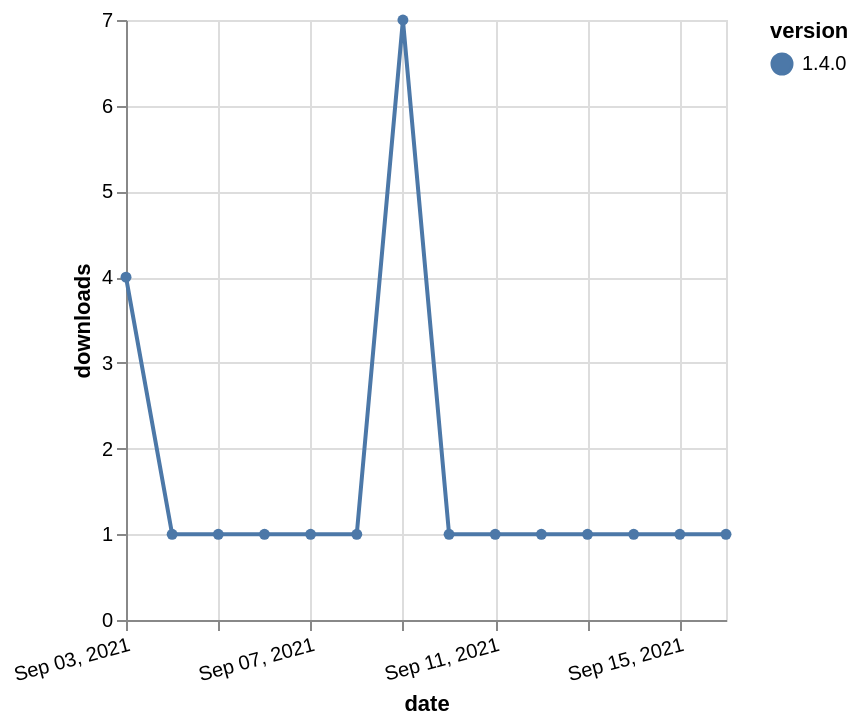

Here is the Vega-Lite specification saved for this chart:
### Vega-Lite specification from a JSON file in a GitHub repository (floating-point values rounded to 4 significant figures)
{"$schema": "https://vega.github.io/schema/vega-lite/v5.json", "description": "A simple bar chart with embedded data.", "data": {"values": [{"date": "2021-09-03", "total": 494, "delta": 4, "version": "1.4.0"}, {"date": "2021-09-04", "total": 495, "delta": 1, "version": "1.4.0"}, {"date": "2021-09-05", "total": 496, "delta": 1, "version": "1.4.0"}, {"date": "2021-09-06", "total": 497, "delta": 1, "version": "1.4.0"}, {"date": "2021-09-07", "total": 498, "delta": 1, "version": "1.4.0"}, {"date": "2021-09-08", "total": 499, "delta": 1, "version": "1.4.0"}, {"date": "2021-09-09", "total": 506, "delta": 7, "version": "1.4.0"}, {"date": "2021-09-10", "total": 507, "delta": 1, "version": "1.4.0"}, {"date": "2021-09-11", "total": 508, "delta": 1, "version": "1.4.0"}, {"date": "2021-09-12", "total": 509, "delta": 1, "version": "1.4.0"}, {"date": "2021-09-13", "total": 510, "delta": 1, "version": "1.4.0"}, {"date": "2021-09-14", "total": 511, "delta": 1, "version": "1.4.0"}, {"date": "2021-09-15", "total": 512, "delta": 1, "version": "1.4.0"}, {"date": "2021-09-16", "total": 513, "delta": 1, "version": "1.4.0"}]}, "width": "container", "mark": {"type": "line", "point": {"filled": true}}, "encoding": {"x": {"field": "date", "type": "temporal", "timeUnit": "yearmonthdate", "title": "date", "axis": {"labelAngle": -15}}, "y": {"field": "delta", "type": "quantitative", "title": "downloads"}, "color": {"field": "version", "type": "nominal"}, "tooltip": {"field": "delta"}}}
